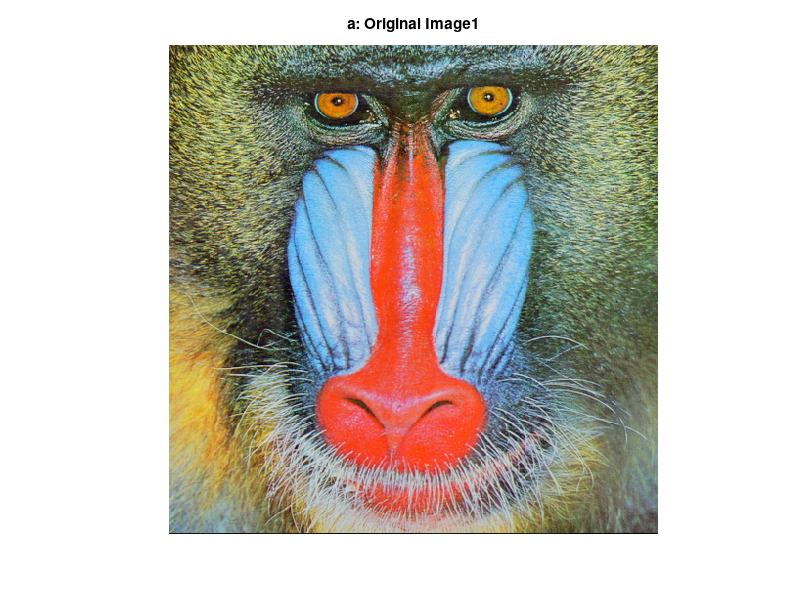

Write MATLAB code to recreate this figure. (Note: this script raises an error after producing the figure.)
clear all

%load image 1
data1 = load('demos/images/img1_down.mat');
rgbImage1 = data1.img1_down;

%load image 2
data2 = load('demos/images/img2_down.mat');
rgbImage2 = data2.img2_down;


%%%%%%%%% a %%%%%%%%%

%image1

%show image1
figure()
imshow(rgbImage1)
title('a: Original Image1')

%convert image1 to YCbCr format
[imageY1,imageCb1,imageCr1] = convert2ycbcr(rgbImage1,[4 2 2]);

%reconvert the YCbCr format of image1 to RGB format
recRGBimage1 = convert2rgb(imageY1,imageCr1,imageCb1,[4 2 2]);

%show the reconstructed image1
figure()
imshow(recRGBimage1)
title('a: Reconstructed Image1')


%image2

%show image2
figure()
imshow(rgbImage2)
title('a: Original Image2')

%convert image2 to YCbCr format
[imageY2,imageCb2,imageCr2] = convert2ycbcr(rgbImage2,[4 4 4]);

%reconvert the YCbCr format of image2 to RGB format
recRGBimage2 = convert2rgb(imageY2,imageCr2,imageCb2,[4 4 4]);

%show the reconstructed image2
figure()
imshow(recRGBimage2)
title('a: Reconstructed Image2')


%%%%%%%% b %%%%%%%%%

%save the luma quantization table
qTableL = [16 11 10 16 24 40 51 61; ...
           12 12 14 19 26 58 60 55; ...
           14 13 16 24 40 57 69 56; ...
           14 17 22 29 51 87 80 62; ...
           18 22 37 56 68 109 103 77; ...
           24 35 55 64 81 104 113 92; ...
           49 64 78 87 103 121 120 101; ...
           72 92 95 98 112 100 103 99];
     
%save the chroma quantization table
qTableC = [17 18 24 47 99 99 99 99; ...
           18 21 26 66 99 99 99 99; ...
           24 26 56 99 99 99 99 99; ...
           47 66 99 99 99 99 99 99; ...
           99 99 99 99 99 99 99 99; ...
           99 99 99 99 99 99 99 99; ...
           99 99 99 99 99 99 99 99; ...
           99 99 99 99 99 99 99 99];

%image1

% show image1
figure()
imshow(rgbImage1)
title('b: Original Image1')

% convert image1 from RGB to YCbCr format
[imageY1,imageCb1,imageCr1] = convert2ycbcr(rgbImage1,[4 2 2]);

% resize the Y, Cb and Cr components
[imageY1,imageCb1,imageCr1] = resize(imageY1,imageCb1,imageCr1);


qBlocksY = zeros(size(imageY1));    % matrix that will contain the quantized version of the Y component
imageSizeY1 = size(imageY1);    % size of the Y component of image1
nrowY1 = imageSizeY1(1);        % number of Y rows
ncolY1 = imageSizeY1(2);        % number of Y columns
for i=1:8:nrowY1-7                                      % iterate rows and columns of the Y component by 8
    for j=1:8:ncolY1-7                                  % and each time
        block = imageY1(i:i+7,j:j+7,:);                 % extract the next 8x8 block 
        dctBlock = blockDCT(block);                     % apply DCT to the block
        qBlock = quantizeJPEG(dctBlock,qTableL,0.6);    % quantize the dc transformed block (using the luma quantization table)
        qBlocksY(i:i+7,j:j+7,:) = qBlock;               % save the quantized block 
    end
end

% exactly the same procedure for the Cb component
% the only difference is that the chroma quantization table is used 
qBlocksCb = zeros(size(imageCb1));
imageSizeCb1 = size(imageCb1);
nrowCb1 = imageSizeCb1(1);
ncolCb1 = imageSizeCb1(2);
for i=1:8:nrowCb1-7
    for j=1:8:ncolCb1-7
        block = imageCb1(i:i+7,j:j+7,:);
        dctBlock = blockDCT(block);
        qBlock = quantizeJPEG(dctBlock,qTableC,0.6);
        qBlocksCb(i:i+7,j:j+7,:) = qBlock;
    end
end

% exactly the same procedure for the Cr component
% using the chroma quantization table like above
qBlocksCr = zeros(size(imageCr1));
imageSizeCr1 = size(imageCr1);
nrowCr1 = imageSizeCr1(1);
ncolCr1 = imageSizeCr1(2);
for i=1:8:nrowCr1-7
    for j=1:8:ncolCr1-7
        block = imageCr1(i:i+7,j:j+7,:);
        dctBlock = blockDCT(block);
        qBlock = quantizeJPEG(dctBlock,qTableC,0.6);
        qBlocksCr(i:i+7,j:j+7,:) = qBlock;
    end
end

% inverse the above procedure for the Y component  
% the reconstructed blocks will be saved directly to the Y image component
for i=1:8:nrowY1-7                                          % iterate rows and columns of the quantized Y component by 8
    for j=1:8:ncolY1-7                                      % and each time
        qBlock = qBlocksY(i:i+7,j:j+7,:);                   % extract the next 8x8 quantized block 
        dctBlock = dequantizeJPEG(qBlock,qTableL,0.6);      % dequantize the quantized block (using the luma quantization table)
        block = iBlockDCT(dctBlock);                        % apply inverse DCT to the dequantized block
        imageY1(i:i+7,j:j+7,:) = block;                     % save the reconstructed block 
    end
end

% exactly the same inverting procedure for the Cb component
% the only difference is that the chroma quantization table is used 
for i=1:8:nrowCb1-7
    for j=1:8:ncolCb1-7
        qBlock = qBlocksCb(i:i+7,j:j+7,:);
        dctBlock = dequantizeJPEG(qBlock,qTableC,0.6);
        block = iBlockDCT(dctBlock);
        imageCb1(i:i+7,j:j+7,:) = block;
    end
end

% exactly the same inverting procedure for the Cr component
% using the chroma quantization table like above
for i=1:8:nrowCr1-7
    for j=1:8:ncolCr1-7
        qBlock = qBlocksCr(i:i+7,j:j+7,:);
        dctBlock = dequantizeJPEG(qBlock,qTableC,0.6);
        block = iBlockDCT(dctBlock);
        imageCr1(i:i+7,j:j+7,:) = block;
    end
end


% convert the reconstructed image1 from YCbCr to RGB format
recRGBimage1 = convert2rgb(imageY1,imageCr1,imageCb1,[4 2 2]);

% show the reconstructed image1
figure()
imshow(recRGBimage1)
title('b: Reconstructed Image1')


%image2

% show image2
figure()
imshow(rgbImage2)
title('b: Original Image2')


% convert image2 from RGB to YCbCr format
[imageY2,imageCb2,imageCr2] = convert2ycbcr(rgbImage2,[4 4 4]);

% resize the Y, Cb and Cr components
[imageY2,imageCb2,imageCr2] = resize(imageY2,imageCb2,imageCr2);


qBlocksY = zeros(size(imageY2));    % matrix that will contain the quantized version of the Y component
imageSizeY2 = size(imageY2);    % size of the Y component of image2
nrowY2 = imageSizeY2(1);        % number of Y rows
ncolY2 = imageSizeY2(2);        % number of Y columns
for i=1:8:nrowY2-7                                    % iterate rows and columns of the Y component by 8
    for j=1:8:ncolY2-7                                % and each time
        block = imageY2(i:i+7,j:j+7,:);               % extract the next 8x8 block 
        dctBlock = blockDCT(block);                   % apply DCT to the block
        qBlock = quantizeJPEG(dctBlock,qTableL,5);    % quantize the dc transformed block (using the luma quantization table)
        qBlocksY(i:i+7,j:j+7,:) = qBlock;             % save the quantized block 
    end
end

% exactly the same procedure for the Cb component
% the only difference is that the chroma quantization table is used 
qBlocksCb = zeros(size(imageCb2));
imageSizeCb2 = size(imageCb2);
nrowCb2 = imageSizeCb2(1);
ncolCb2 = imageSizeCb2(2);
for i=1:8:nrowCb2-7
    for j=1:8:ncolCb2-7
        block = imageCb2(i:i+7,j:j+7,:);
        dctBlock = blockDCT(block);
        qBlock = quantizeJPEG(dctBlock,qTableC,5);
        qBlocksCb(i:i+7,j:j+7,:) = qBlock;
    end
end

% exactly the same procedure for the Cr component
% using the chroma quantization table like above
qBlocksCr = zeros(size(imageCr2));
imageSizeCr2 = size(imageCr2);
nrowCr2 = imageSizeCr2(1);
ncolCr2 = imageSizeCr2(2);
for i=1:8:nrowCr2-7
    for j=1:8:ncolCr2-7
        block = imageCr2(i:i+7,j:j+7,:);
        dctBlock = blockDCT(block);
        qBlock = quantizeJPEG(dctBlock,qTableC,5);
        qBlocksCr(i:i+7,j:j+7,:) = qBlock;
    end
end

% inverse the above procedure for the Y component  
% the reconstructed blocks will be saved directly to the Y image component
for i=1:8:nrowY2-7                                         % iterate rows and columns of the quantized Y component by 8
    for j=1:8:ncolY2-7                                     % and each time 
        qBlock = qBlocksY(i:i+7,j:j+7,:);                  % extract the next 8x8 quantized block 
        dctBlock = dequantizeJPEG(qBlock,qTableL,5);       % dequantize the quantized block (using the luma quantization table)
        block = iBlockDCT(dctBlock);                       % apply inverse DCT to the dequantized block
        imageY2(i:i+7,j:j+7,:) = block;                    % save the reconstructed block 
    end
end

% exactly the same inverting procedure for the Cb component
% the only difference is that the chroma quantization table is used 
for i=1:8:nrowCb2-7
    for j=1:8:ncolCb2-7
        qBlock = qBlocksCb(i:i+7,j:j+7,:);
        dctBlock = dequantizeJPEG(qBlock,qTableC,5);
        block = iBlockDCT(dctBlock);
        imageCb2(i:i+7,j:j+7,:) = block;
    end
end

% exactly the same inverting procedure for the Cr component
% using the chroma quantization table like above
for i=1:8:nrowCr2-7       
    for j=1:8:ncolCr2-7
        qBlock = qBlocksCr(i:i+7,j:j+7,:);
        dctBlock = dequantizeJPEG(qBlock,qTableC,5);
        block = iBlockDCT(dctBlock);
        imageCr2(i:i+7,j:j+7,:) = block;
    end
end


% convert the reconstructed image2 from YCbCr to RGB format
recRGBimage2 = convert2rgb(imageY2,imageCr2,imageCb2,[4 4 4]);

% show the reconstructed image2
figure()
imshow(recRGBimage2)
title('b: Reconstructed Image2')



function [imageY,imageCb,imageCr] = resize(imgY,imgCb,imgCr)

imageSizeY = size(imgY);    %size of the Y component of the image
nrowY = imageSizeY(1);      %number of Y rows
ncolY = imageSizeY(2);      %number of Y columns
imageY = imgY(1:nrowY-mod(nrowY,8),1:ncolY-mod(ncolY,8),:);  %resize Y so that its new dimensions are multiples of 8

imageSizeCb = size(imgCb);      %size of the Cb component of the image
nrowCb = imageSizeCb(1);        %number of Cb rows
ncolCb = imageSizeCb(2);        %number of Cb columns
imageCb = imgCb(1:nrowCb-mod(nrowCb,8),1:ncolCb-mod(ncolCb,8),:);   %resize Cb so that its new dimensions are multiples of 8

imageSizeCr = size(imgCr);      %size of the Cr component of the image
nrowCr = imageSizeCr(1);        %number of Cr rows
ncolCr = imageSizeCr(2);        %number of Cr columns
imageCr = imgCr(1:nrowCr-mod(nrowCr,8),1:ncolCr-mod(ncolCr,8),:);   %resize Cr so that its new dimensions are multiples of 8

end
